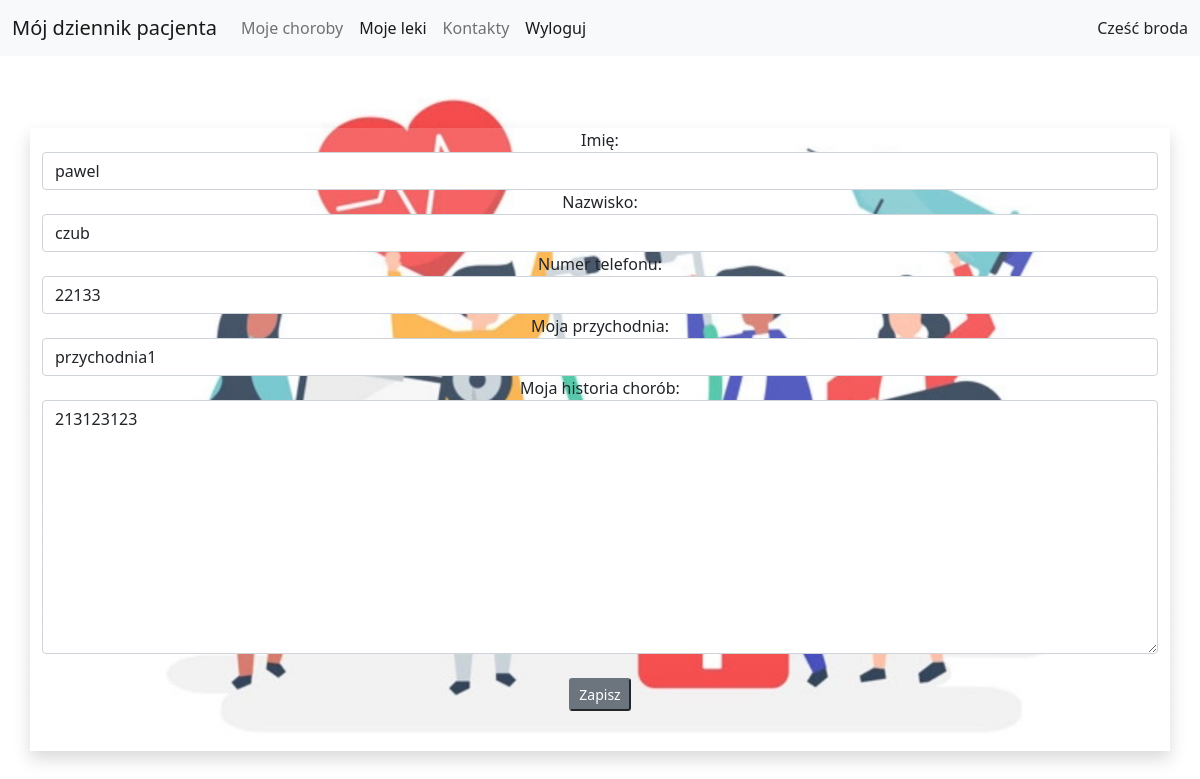
The app's page /update_patient/1/ (signed in), older data.
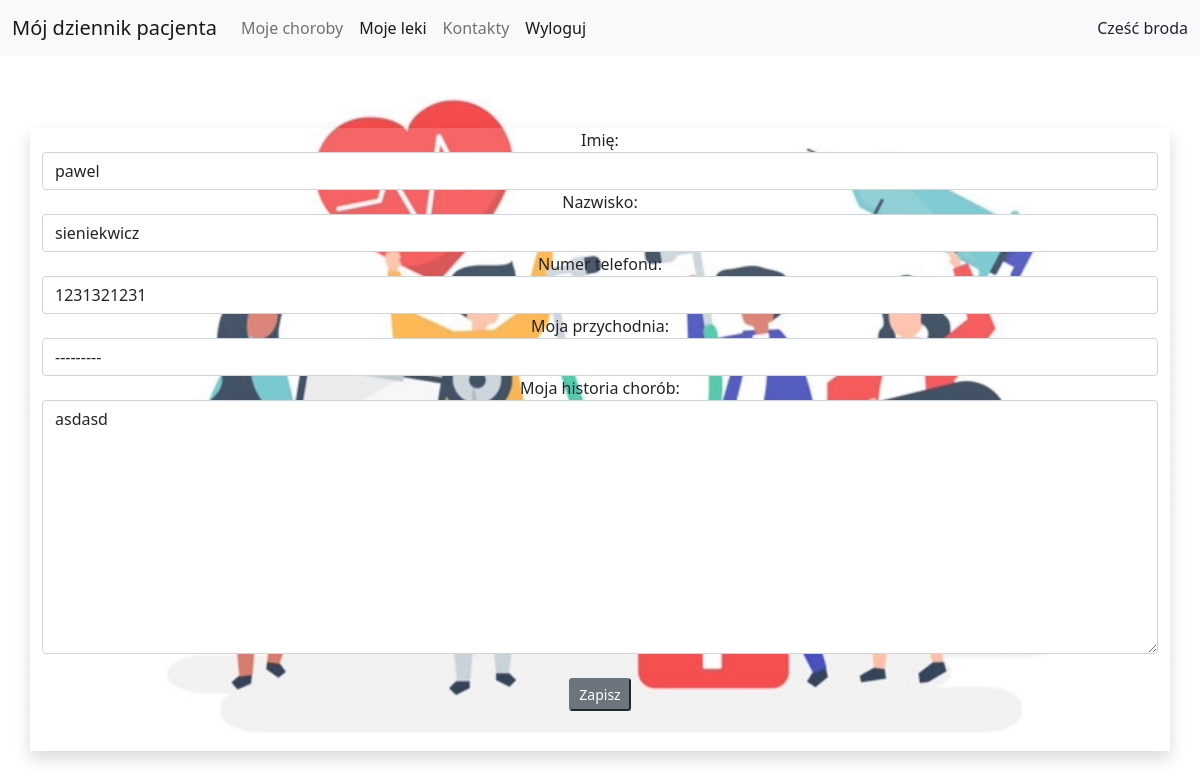
The same page, newer data.
### patientdiary/models.py (models this page shows, shortened)
class Patient(models.Model):
    user = models.OneToOneField(CustomUser, on_delete=models.CASCADE, unique=True, blank=True)
    first_name = models.CharField(max_length=30, null=True)
    last_name = models.CharField(max_length=30, null=True)
    Pesel = models.IntegerField(unique=True,null=True)
    phone = models.IntegerField(null=True)
    my_history = models.TextField(null=True)
    disease = models.ManyToManyField('Disease', blank=True, through='PatientDisease')
    drug = models.ManyToManyField('Drugs', blank=True, through='PatientDrug')
    clinic = models.ForeignKey('Clinic', on_delete=models.CASCADE, null=True, blank=True)

### patientdiary/views.py (the view, shortened to what this page needs)
# urls.py: path('update_patient/<int:pk>/', views.UpdatePatientView.as_view(), name='patient_update_view'),
class UpdatePatientView(LoginRequiredMixin, UpdateView):
    form_class = PatientModelForm
    model = Patient
    template_name = 'form.html'

### patientdiary/forms.py
class PatientModelForm(forms.ModelForm):
    class Meta:
        fields = ['first_name', 'last_name', 'phone', 'clinic', 'my_history']
        model = Patient
        labels = {
            'first_name': 'Imię',
            'last_name': 'Nazwisko',
            'phone': 'Numer telefonu',
            'my_history': 'Moja historia chorób',
            'clinic': 'Moja przychodnia'
        }
        widgets = {
            'first_name': forms.TextInput(attrs={'class': 'form-control'}),
            'last_name': forms.TextInput(attrs={'class': 'form-control'}),
            'phone': forms.TextInput(attrs={'class': 'form-control'}),
            'my_history': forms.Textarea(attrs={'class': 'form-control'}),
            'clinic': forms.Select(attrs={'class': 'form-control'})
        }

### accounts/models.py (called while the page is built)
    def __str__(self):
        return self.username

### patientdiary/models.py (called while the page is built)
    def __str__(self):
        return self.name

### accounts/templates/form.html (shortened to what this page needs)
{% extends 'base.html' %}
{% block content %}
<br>
    <br>
    <br>
    <div class="container-xl text-center shadow bg-gradient" style="border-bottom-width: initial>
    <table class="center">
        <form method="post">
            {{ form.as_table }}<br>
            <tr>
                <td colspan="2"><p><input type="submit" class="btn-secondary btn-sm disabled" tabindex="-1" role="button" aria-disabled="true" value="Zapisz"></p></td>
                <br>
            </tr>
        </form>
    </div>
{% endblock %}

Row changes from the older to the newer data that the page shows:
changed Patient "pawel": last_name "czub" → "sieniekwicz"; phone "22133" → "1231321231"; clinic "przychodnia1" → "---------"; my_history "213123123" → "asdasd"
